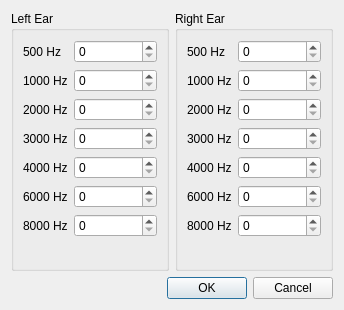
<?xml version="1.0" encoding="UTF-8"?>
<ui version="4.0">
 <class>AudiometerManualEntryDialog</class>
 <widget class="QDialog" name="AudiometerManualEntryDialog">
  <property name="geometry">
   <rect>
    <x>0</x>
    <y>0</y>
    <width>344</width>
    <height>310</height>
   </rect>
  </property>
  <property name="sizePolicy">
   <sizepolicy hsizetype="Fixed" vsizetype="Fixed">
    <horstretch>0</horstretch>
    <verstretch>0</verstretch>
   </sizepolicy>
  </property>
  <property name="windowTitle">
   <string>Manual Entry</string>
  </property>
  <property name="modal">
   <bool>true</bool>
  </property>
  <layout class="QVBoxLayout" name="verticalLayout">
   <item>
    <layout class="QHBoxLayout" name="horizontalLayout">
     <item>
      <widget class="QGroupBox" name="leftGroup">
       <property name="title">
        <string>Left Ear</string>
       </property>
       <layout class="QVBoxLayout" name="verticalLayout_2">
        <item>
         <layout class="QFormLayout" name="leftFormLayout">
          <item row="0" column="0">
           <widget class="QLabel" name="Left500HzLabel">
            <property name="text">
             <string>500 Hz</string>
            </property>
           </widget>
          </item>
          <item row="0" column="1">
           <widget class="QSpinBox" name="Left500HzSpinBox">
            <property name="specialValueText">
             <string/>
            </property>
            <property name="singleStep">
             <number>1</number>
            </property>
           </widget>
          </item>
          <item row="1" column="0">
           <widget class="QLabel" name="Left1000HzLabel">
            <property name="text">
             <string>1000 Hz</string>
            </property>
           </widget>
          </item>
          <item row="1" column="1">
           <widget class="QSpinBox" name="Left1000HzSpinBox">
            <property name="specialValueText">
             <string/>
            </property>
           </widget>
          </item>
          <item row="2" column="0">
           <widget class="QLabel" name="Left2000HzLabel">
            <property name="text">
             <string>2000 Hz</string>
            </property>
           </widget>
          </item>
          <item row="2" column="1">
           <widget class="QSpinBox" name="Left2000HzSpinBox">
            <property name="specialValueText">
             <string/>
            </property>
           </widget>
          </item>
          <item row="3" column="0">
           <widget class="QLabel" name="Left3000HzLabel">
            <property name="text">
             <string>3000 Hz</string>
            </property>
           </widget>
          </item>
          <item row="3" column="1">
           <widget class="QSpinBox" name="Left3000HzSpinBox">
            <property name="specialValueText">
             <string/>
            </property>
           </widget>
          </item>
          <item row="4" column="0">
           <widget class="QLabel" name="Left4000HzLabel">
            <property name="text">
             <string>4000 Hz</string>
            </property>
           </widget>
          </item>
          <item row="4" column="1">
           <widget class="QSpinBox" name="Left4000HzSpinBox">
            <property name="specialValueText">
             <string/>
            </property>
           </widget>
          </item>
          <item row="5" column="0">
           <widget class="QLabel" name="Left6000HzLabel">
            <property name="text">
             <string>6000 Hz</string>
            </property>
           </widget>
          </item>
          <item row="5" column="1">
           <widget class="QSpinBox" name="Left6000HzSpinBox">
            <property name="specialValueText">
             <string/>
            </property>
           </widget>
          </item>
          <item row="6" column="0">
           <widget class="QLabel" name="Left8000HzLabel">
            <property name="text">
             <string>8000 Hz</string>
            </property>
           </widget>
          </item>
          <item row="6" column="1">
           <widget class="QSpinBox" name="Left8000HzSpinBox">
            <property name="specialValueText">
             <string/>
            </property>
           </widget>
          </item>
         </layout>
        </item>
       </layout>
      </widget>
     </item>
     <item>
      <widget class="QGroupBox" name="rightGroup">
       <property name="title">
        <string>Right Ear</string>
       </property>
       <layout class="QVBoxLayout" name="verticalLayout_3">
        <item>
         <layout class="QFormLayout" name="rightFormLayout">
          <item row="0" column="0">
           <widget class="QLabel" name="Right500HzLabel">
            <property name="text">
             <string>500 Hz</string>
            </property>
           </widget>
          </item>
          <item row="0" column="1">
           <widget class="QSpinBox" name="Right500HzSpinBox">
            <property name="specialValueText">
             <string/>
            </property>
           </widget>
          </item>
          <item row="1" column="0">
           <widget class="QLabel" name="Right1000HzLabel">
            <property name="text">
             <string>1000 Hz</string>
            </property>
           </widget>
          </item>
          <item row="1" column="1">
           <widget class="QSpinBox" name="Right1000HzSpinBox">
            <property name="specialValueText">
             <string/>
            </property>
            <property name="suffix">
             <string/>
            </property>
            <property name="prefix">
             <string/>
            </property>
           </widget>
          </item>
          <item row="2" column="0">
           <widget class="QLabel" name="Right2000HzLabel">
            <property name="text">
             <string>2000 Hz</string>
            </property>
           </widget>
          </item>
          <item row="2" column="1">
           <widget class="QSpinBox" name="Right2000HzSpinBox">
            <property name="specialValueText">
             <string/>
            </property>
           </widget>
          </item>
          <item row="3" column="0">
           <widget class="QLabel" name="Right3000HzLabel">
            <property name="text">
             <string>3000 Hz</string>
            </property>
           </widget>
          </item>
          <item row="3" column="1">
           <widget class="QSpinBox" name="Right3000HzSpinBox">
            <property name="specialValueText">
             <string/>
            </property>
           </widget>
          </item>
          <item row="4" column="0">
           <widget class="QLabel" name="Right4000HzLabel">
            <property name="text">
             <string>4000 Hz</string>
            </property>
           </widget>
          </item>
          <item row="4" column="1">
           <widget class="QSpinBox" name="Right4000HzSpinBox">
            <property name="specialValueText">
             <string/>
            </property>
           </widget>
          </item>
          <item row="5" column="0">
           <widget class="QLabel" name="Right6000HzLabel">
            <property name="text">
             <string>6000 Hz</string>
            </property>
           </widget>
          </item>
          <item row="5" column="1">
           <widget class="QSpinBox" name="Right6000HzSpinBox">
            <property name="specialValueText">
             <string/>
            </property>
           </widget>
          </item>
          <item row="6" column="0">
           <widget class="QLabel" name="Right8000HzLabel">
            <property name="text">
             <string>8000 Hz</string>
            </property>
           </widget>
          </item>
          <item row="6" column="1">
           <widget class="QSpinBox" name="Right8000HzSpinBox">
            <property name="specialValueText">
             <string/>
            </property>
           </widget>
          </item>
         </layout>
        </item>
       </layout>
      </widget>
     </item>
    </layout>
   </item>
   <item>
    <widget class="QDialogButtonBox" name="buttonBox">
     <property name="orientation">
      <enum>Qt::Orientation::Horizontal</enum>
     </property>
     <property name="standardButtons">
      <set>QDialogButtonBox::StandardButton::Cancel|QDialogButtonBox::StandardButton::Ok</set>
     </property>
    </widget>
   </item>
  </layout>
 </widget>
 <resources/>
 <connections>
  <connection>
   <sender>buttonBox</sender>
   <signal>accepted()</signal>
   <receiver>AudiometerManualEntryDialog</receiver>
   <slot>accept()</slot>
   <hints>
    <hint type="sourcelabel">
     <x>248</x>
     <y>254</y>
    </hint>
    <hint type="destinationlabel">
     <x>157</x>
     <y>274</y>
    </hint>
   </hints>
  </connection>
  <connection>
   <sender>buttonBox</sender>
   <signal>rejected()</signal>
   <receiver>AudiometerManualEntryDialog</receiver>
   <slot>reject()</slot>
   <hints>
    <hint type="sourcelabel">
     <x>316</x>
     <y>260</y>
    </hint>
    <hint type="destinationlabel">
     <x>286</x>
     <y>274</y>
    </hint>
   </hints>
  </connection>
 </connections>
</ui>
